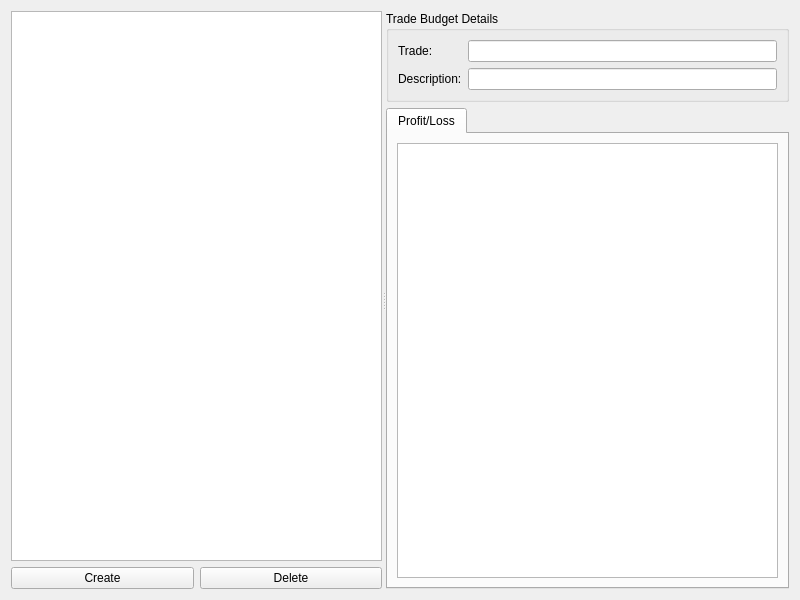
<?xml version="1.0" encoding="UTF-8"?>
<ui version="4.0">
 <class>BudgetManagerForm</class>
 <widget class="QWidget" name="BudgetManagerForm">
  <property name="geometry">
   <rect>
    <x>0</x>
    <y>0</y>
    <width>800</width>
    <height>600</height>
   </rect>
  </property>
  <property name="windowTitle">
   <string>Budget Manager</string>
  </property>
  <layout class="QHBoxLayout" name="horizontalLayout">
   <item>
    <widget class="QSplitter" name="splitter">
     <property name="orientation">
      <enum>Qt::Horizontal</enum>
     </property>
     <widget class="QWidget" name="verticalLayoutWidget">
      <layout class="QVBoxLayout" name="verticalLayout_2">
       <item>
        <widget class="QListWidget" name="recordList">
         <property name="maximumSize">
          <size>
           <width>16777215</width>
           <height>16777215</height>
          </size>
         </property>
        </widget>
       </item>
       <item>
        <layout class="QHBoxLayout" name="buttonLayout">
         <item>
          <widget class="QPushButton" name="btn_create">
           <property name="text">
            <string>Create</string>
           </property>
          </widget>
         </item>
         <item>
          <widget class="QPushButton" name="btn_delete">
           <property name="text">
            <string>Delete</string>
           </property>
          </widget>
         </item>
        </layout>
       </item>
      </layout>
     </widget>
     <widget class="QWidget" name="rightSide" native="true">
      <layout class="QVBoxLayout" name="verticalLayout">
       <item>
        <widget class="QGroupBox" name="formGroupBox">
         <property name="title">
          <string>Trade Budget Details</string>
         </property>
         <layout class="QFormLayout" name="formLayout">
          <item row="0" column="0">
           <widget class="QLabel" name="label_trade">
            <property name="text">
             <string>Trade:</string>
            </property>
           </widget>
          </item>
          <item row="0" column="1">
           <widget class="QLineEdit" name="lineEdit_trade"/>
          </item>
          <item row="1" column="0">
           <widget class="QLabel" name="label_desc">
            <property name="text">
             <string>Description:</string>
            </property>
           </widget>
          </item>
          <item row="1" column="1">
           <widget class="QLineEdit" name="lineEdit_desc"/>
          </item>
         </layout>
        </widget>
       </item>
       <item>
        <widget class="QTabWidget" name="intermediateTabs">
         <widget class="QWidget" name="tab_analysis">
          <attribute name="title">
           <string>Profit/Loss</string>
          </attribute>
          <layout class="QVBoxLayout" name="verticalLayout_tab1">
           <item>
            <widget class="QTextEdit" name="textEdit_analysis">
             <property name="readOnly">
              <bool>true</bool>
             </property>
            </widget>
           </item>
          </layout>
         </widget>
        </widget>
       </item>
      </layout>
     </widget>
    </widget>
   </item>
  </layout>
 </widget>
 <resources/>
 <connections/>
</ui>
